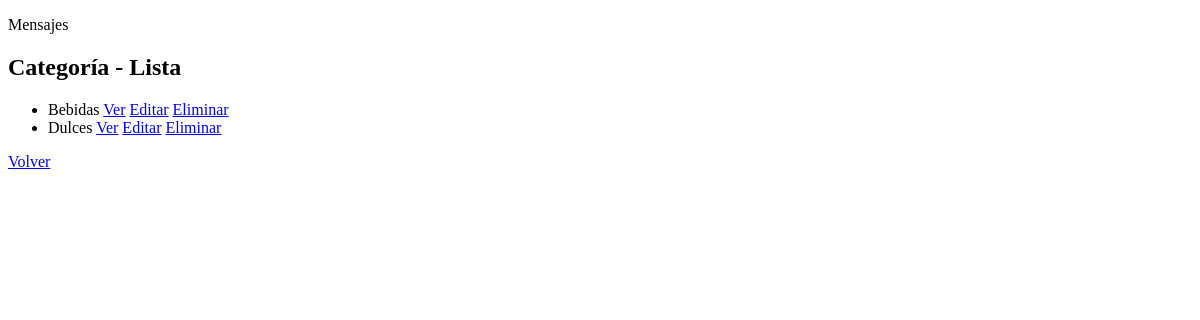
/producto/categoria/list/, run on an earlier commit of the app's database.
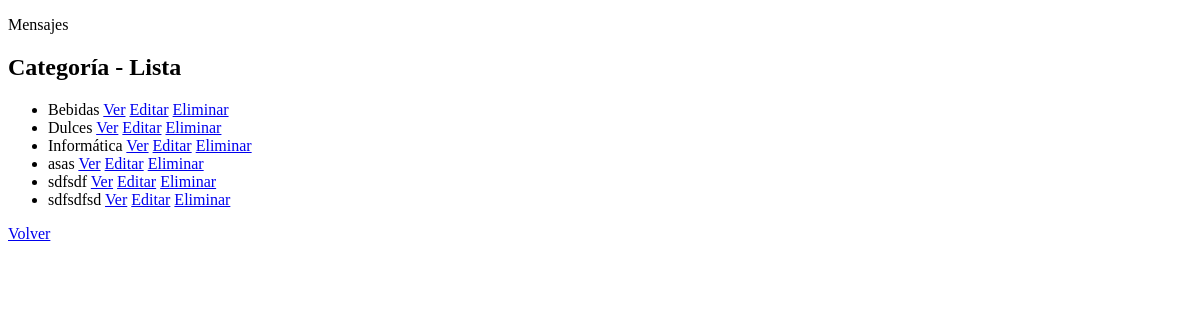
And on a later commit of the database.
### producto/models.py (models this page shows, shortened)
class Categoria(models.Model):
    nombre = models.CharField(max_length=255, unique=True)
    descripcion = models.TextField(blank=True, default="", verbose_name="descripción")
    class Meta:
        verbose_name = "Categoría de Productos"
        verbose_name_plural = "Categorías de Productos"
        ordering = ("nombre",)

### producto/views.py (the view)
# urls.py: path("categoria/list/", views.categoria_list, name="categoria_list"),
def categoria_list(request: HttpRequest) -> HttpResponse:
    categorias = Categoria.objects.all()
    return render(request, "producto/categoria_list.html", context={"categorias": categorias})

### producto/templates/producto/categoria_list.html
{% extends 'core/base.html' %}
{% block contenido %}
    <h2>Categoría - Lista</h2>
    <ul>
        {% for categoria in categorias %}
            <li>
                {{ categoria.nombre }}
                <a href="{% url 'producto:categoria_detail' categoria.id %}">Ver</a>
                <a href="{% url 'producto:categoria_update' categoria.id %}">Editar</a>
                <a href="{% url 'producto:categoria_delete' categoria.id %}">Eliminar</a>
            </li>
        {% endfor %}
    </ul>
    <div>
        <a href="{% url 'producto:home' %}">Volver</a>
    </div>
{% endblock contenido %}

What changed in the data, as far as the page shows it:
added Categoria: nombre "Informática"
added Categoria: nombre "asas"
added Categoria: nombre "sdfsdf"
added Categoria: nombre "sdfsdfsd"
